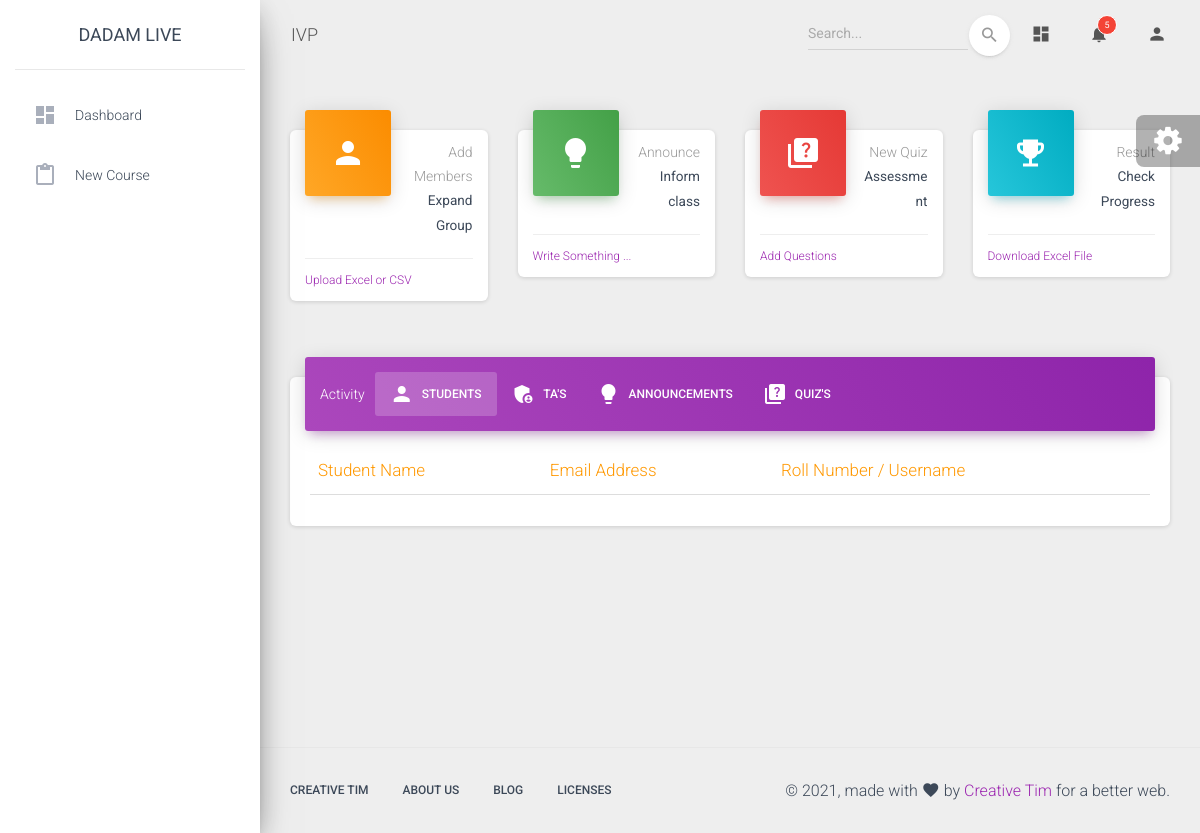
Page /dashboard/faculty/course/view/5 (signed in) on the earlier database version.
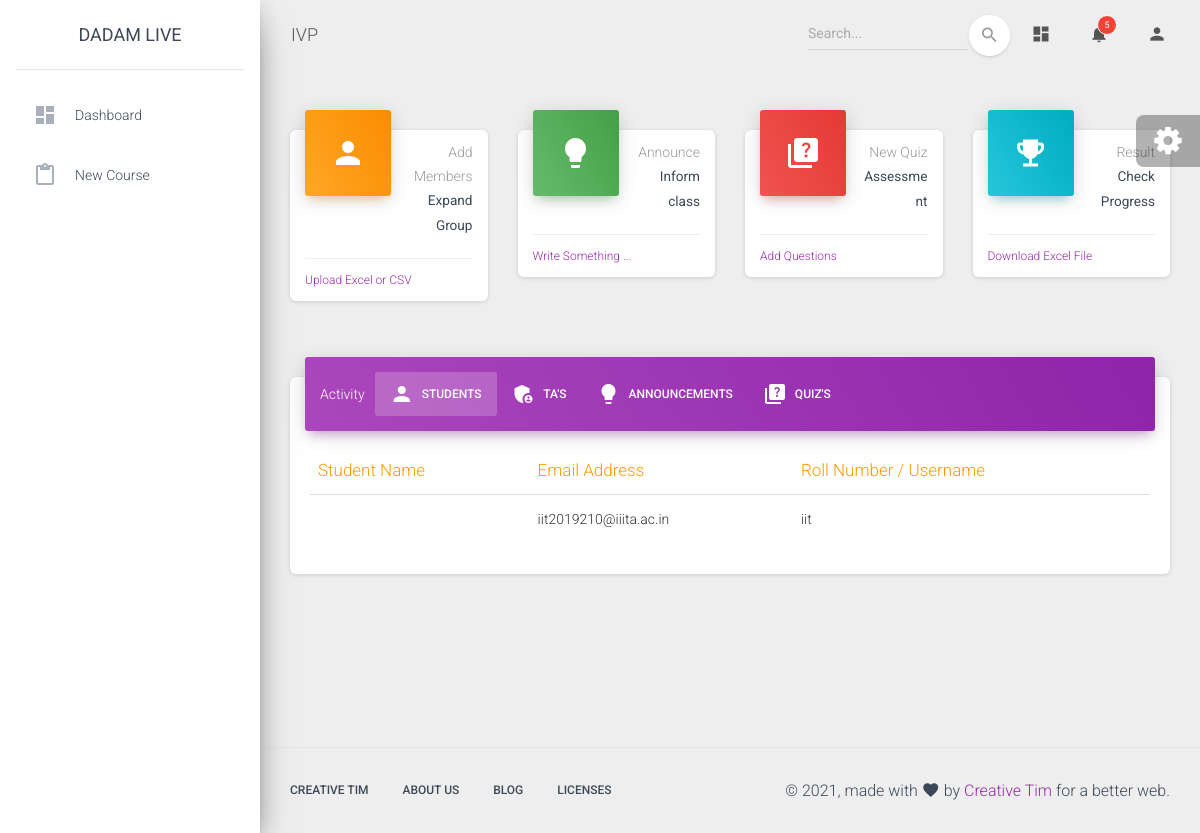
Same page on the later database version.
### faculty/models.py (models this page shows, shortened)
class Course(models.Model):
    instructor=models.ForeignKey(User, on_delete=models.CASCADE, null=True, blank=True)
    courseName=models.CharField(null=True, max_length=200)
    created_on=models.DateTimeField(default=datetime.datetime.now())

class Enrolment(models.Model):
    course=models.ForeignKey(Course, on_delete=models.CASCADE, null=True, blank=True)
    user=models.ForeignKey(User, on_delete=models.CASCADE, null=True, blank=True)
    userType=models.ForeignKey(UserType, on_delete=models.SET_NULL, null=True, blank=True)
    enrolled_on=models.DateTimeField(default=datetime.datetime.now())

### faculty/views.py (the view)
# urls.py: path('course/view/<str:course_id>',views.view_course,name="view_course"),
def view_course(request,course_id):
    faculty=basicChecking(request)
    if faculty==False:
        return redirect('home')
    course=""
    try:
        course=Course.objects.get(id=int(course_id))
        if course.instructor!=request.user:
            return JsonResponse({"message": "Course was not found on this server"}, status=400)
    except:
        return JsonResponse({"message": "Course was not found on this server"}, status=400)
    if request.method=="POST":
        pass
    else:
        enrolments=Enrolment.objects.filter(course=course)
        announcements=Announcement.objects.filter(course=course)
        quizes=Quiz.objects.filter(course=course)
        context={"course": course, "enrolments": enrolments, "announcements": announcements, "quizes": quizes}
        return render(request,"faculty/view_course.html",context=context)

### faculty/views.py (called while the page is built)
def basicChecking(request):
    if request.user.is_authenticated==False:
        return False
    try:
        info=UserInformation.objects.get(user=request.user)
        if info.userType.userTypeCode==settings.CODE_FACULTY:
            faculty=Faculty.objects.get(user=request.user)
            return faculty
        return False
    except:
        return False

### faculty/templates/faculty/view_course.html (shortened to what this page needs)
{% extends 'faculty/base.html' %} {% load static %}
{% block heading %}{{course.courseName}}{% endblock %}
{% block main_body %}
<div class="row">
    <div class="col-lg-3 col-md-6 col-sm-6">
      <div class="card card-stats">
        <div class="card-header card-header-warning card-header-icon">
          <div class="card-icon">
            <i class="material-icons">person</i>
          </div>
          <p class="card-category">Add Members</p>
          <h5 class="card-title">
            <small>Expand Group</small>
          </h5>
        </div>
        <div class="card-footer">
          <div class="stats">
            <a data-toggle="modal" data-target="#modal1" href="#">Upload Excel or CSV</a>
          </div>
        </div>
      </div>
    </div>
    <div class="col-lg-3 col-md-6 col-sm-6">
      <div class="card card-stats">
        <div class="card-header card-header-success card-header-icon">
          <div class="card-icon">
            <i class="material-icons">lightbulb</i>
          </div>
          <p class="card-category">Announce</p>
          <h5 class="card-title"><small>Inform class</small></h5>
        </div>
        <div class="card-footer">
          <div class="stats">
            <a data-toggle="modal" data-target="#modal2" href="#">Write Something ...</a>
          </div>
        </div>
      </div>
    </div>
    <div class="col-lg-3 col-md-6 col-sm-6">
      <div class="card card-stats">
        <div class="card-header card-header-danger card-header-icon">
          <div class="card-icon">
            <i class="material-icons">quiz</i>
          </div>
          <p class="card-category">New Quiz</p>
          <h5 class="card-title"><small>Assessment</small></h5>
        </div>
        <div class="card-footer">
          <div class="stats">
            <a data-toggle="modal" data-target="#modal3" href="#">Add Questions</a>
          </div>
        </div>
      </div>
    </div>
    <div class="col-lg-3 col-md-6 col-sm-6">
      <div class="card card-stats">
        <div class="card-header card-header-info card-header-icon">
          <div class="card-icon">
            <i class="material-icons">emoji_events</i>
          </div>
          <p class="card-category">Result</p>
          <h5 class="card-title">
            <small>Check Progress</small></h5>
        </div>
        <div class="card-footer">
          <div class="stats">
            <a data-toggle="modal" data-target="#modal4" href="#">Download Excel File</a>
          </div>
        </div>
      </div>
    </div>
  </div>
  <div class="row">
    <div class="col-lg-12 col-md-12">
      <div class="card">
        <div class="card-header card-header-tabs card-header-primary">
          <div class="nav-tabs-navigation">
            <div class="nav-tabs-wrapper">
              <span class="nav-tabs-title">Activity</span>
              <ul class="nav nav-tabs" data-tabs="tabs">
                <li class="nav-item">
                  <a class="nav-link active" href="#studs" data-toggle="tab">
                    <i class="material-icons">person</i> Students
                    <div class="ripple-container"></div>
                  </a>
                </li>
                <li class="nav-item">
                  <a class="nav-link" href="#tass" data-toggle="tab">
                    <i class="material-icons">admin_panel_settings</i> TA's
                    <div class="ripple-container"></div>
                  </a>
                </li>
                <li class="nav-item">
                  <a class="nav-link" href="#announcemnts" data-toggle="tab">
                    <i class="material-icons">lightbulb</i> Announcements
                    <div class="ripple-container"></div>
                  </a>
                </li>
                <li class="nav-item">
                    <a class="nav-link" href="#quizes" data-toggle="tab">
                      <i class="material-icons">quiz</i> Quiz's
                      <div class="ripple-container"></div>
                    </a>
                </li>
              </ul>
            </div>
          </div>
        </div>
        <div class="card-body">
          <div class="tab-content">
            <div class="tab-pane active" id="studs">
                <table class="table table-hover">
                    <thead class="text-warning">
                      <th>Student Name</th>
                      <th>Email Address</th>
                      <th>Roll Number / Username</th>
                    </thead>
                    <tbody>
                        {% for each in enrolments %}
                        {% ifequal each.userType.userTypeCode 645 %}
                        <tr>
                            <td>{{each.user.first_name}} {{each.user.last_name}}</td>
                            <td>{{each.user.email}}</td>
                            <td>{{each.user.username}}</td>
                        </tr>
                        {% endifequal %}
                        {% endfor %}
                    </tbody>
                </table>
            </div>
          </div>
        </div>
      </div>
    </div>
  </div>
{% endblock %}
{% block left_panel %}
<li class="nav-item">
    <a class="nav-link" href="{% url 'dashboardFaculty' %}">
      <i class="material-icons">dashboard</i>
      <p>Dashboard</p>
    </a>
  </li>
  <li class="nav-item ">
    <a class="nav-link" href="{% url 'start_new_course' %}">
      <i class="material-icons">content_paste</i>
      <p>New Course</p>
    </a>
  </li>
{% endblock %}

### faculty/templates/faculty/base.html (shortened to what this page needs)
{% load static %}
<!DOCTYPE html>
<html lang="en">
<head>
  <link rel="stylesheet" href="https://maxcdn.bootstrapcdn.com/font-awesome/latest/css/font-awesome.min.css">
  <link href="{% static 'assets/css/material-dashboard.css' %}" rel="stylesheet" />
  <link href="{% static 'assets/demo/demo.css' %}" rel="stylesheet" />
</head>
<body class="">
  <div class="wrapper ">
    <div class="sidebar" data-color="purple" data-background-color="white" data-image="{% static 'assets/img/sidebar-1.jpg' %}">
      <div class="logo"><a href="http://www.creative-tim.com" class="simple-text logo-normal">
          Dadam Live
        </a></div>
      <div class="sidebar-wrapper">
        <ul class="nav">
          {% block left_panel %}{% endblock %}
        </ul>
      </div>
    </div>
    <div class="main-panel">
      <nav class="navbar navbar-expand-lg navbar-transparent navbar-absolute fixed-top ">
        <div class="container-fluid">
          <div class="navbar-wrapper">
            <a class="navbar-brand" href="javascript:;">{% block heading %}{% endblock %}</a>
          </div>
          <div class="collapse navbar-collapse justify-content-end">
            <form class="navbar-form">
              <div class="input-group no-border">
                <input type="text" value="" class="form-control" placeholder="Search...">
                <button type="submit" class="btn btn-white btn-round btn-just-icon">
                  <i class="material-icons">search</i>
                  <div class="ripple-container"></div>
                </button>
              </div>
            </form>
            <ul class="navbar-nav">
              <li class="nav-item">
                <a class="nav-link" href="javascript:;">
                  <i class="material-icons">dashboard</i>
                </a>
              </li>
              <li class="nav-item dropdown">
                <a class="nav-link" href="http://example.com" id="navbarDropdownMenuLink" data-toggle="dropdown" aria-haspopup="true" aria-expanded="false">
                  <i class="material-icons">notifications</i>
                  <span class="notification">5</span>
                </a>
              </li>
              <li class="nav-item dropdown">
                <a class="nav-link" href="javascript:;" id="navbarDropdownProfile" data-toggle="dropdown" aria-haspopup="true" aria-expanded="false">
                  <i class="material-icons">person</i>
                </a>
              </li>
            </ul>
          </div>
        </div>
      </nav>
      <div class="content">
        <div class="container-fluid">
          {% block main_body %}   {% endblock %}
        </div>
      </div>
      <footer class="footer">
        <div class="container-fluid">
          <nav class="float-left">
            <ul>
              <li>
                <a href="https://www.creative-tim.com">
                  Creative Tim
                </a>
              </li>
              <li>
                <a href="https://creative-tim.com/presentation">
                  About Us
                </a>
              </li>
              <li>
                <a href="http://blog.creative-tim.com">
                  Blog
                </a>
              </li>
              <li>
                <a href="https://www.creative-tim.com/license">
                  Licenses
                </a>
              </li>
            </ul>
          </nav>
          <div class="copyright float-right">
            &copy;
            , made with <i class="material-icons">favorite</i> by
            <a href="https://www.creative-tim.com" target="_blank">Creative Tim</a> for a better web.
          </div>
        </div>
      </footer>
    </div>
  </div>
  <div class="fixed-plugin">
    <div class="dropdown show-dropdown">
      <a href="#" data-toggle="dropdown">
        <i class="fa fa-cog fa-2x"> </i>
      </a>
    </div>
  </div>
</body>
</html>

Differences in the rows shown:
added Enrolment: user.email "iit2019210@iiita.ac.in", user.username "iit"
